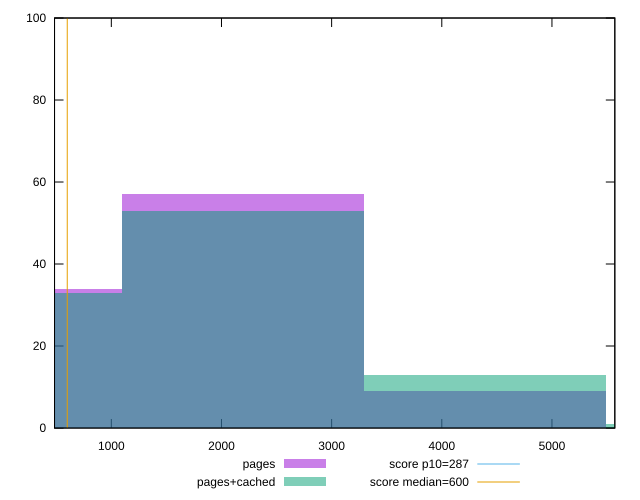

Reproduce this figure in gnuplot.
reset

$pages <<EOF
2197.7847158803424 57
0 34
4395.569431760685 9
EOF

$pagesCached <<EOF
2197.7847158803424 53
0 33
4395.569431760685 13
6593.354147641027 1
EOF

set key outside below
set boxwidth 2197.7847158803424
set xrange [484.5:5570.692999999999]
set yrange [0:100]
set trange [0:100]
set style fill transparent solid 0.5 noborder

set parametric
set terminal svg size 640, 500 enhanced background rgb 'white'
set output "report_00013_2021-02-09T12-04-24.940Z/total-blocking-time/comparison/histogram/0_vs_1.svg"

plot $pages title "pages" with boxes, \
     $pagesCached title "pages+cached" with boxes, \
     287,t title "score p10=287", \
     600,t title "score median=600"

reset
